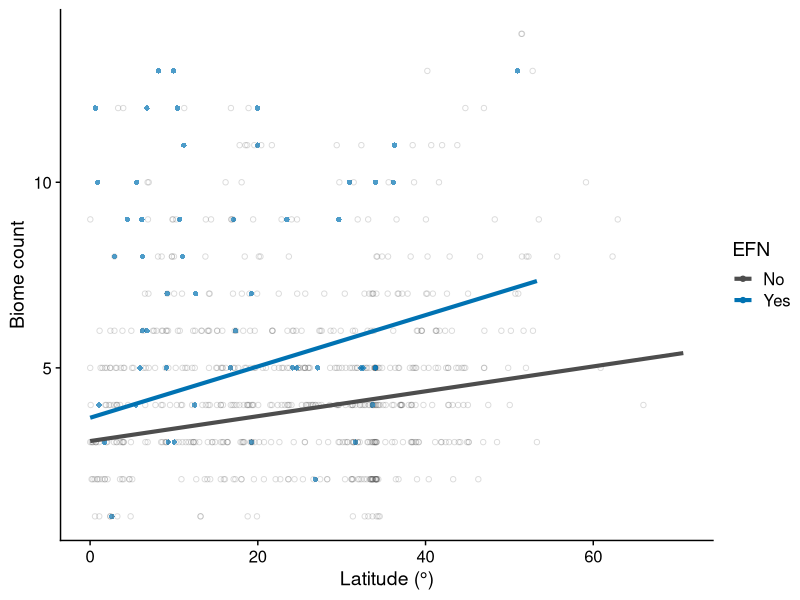
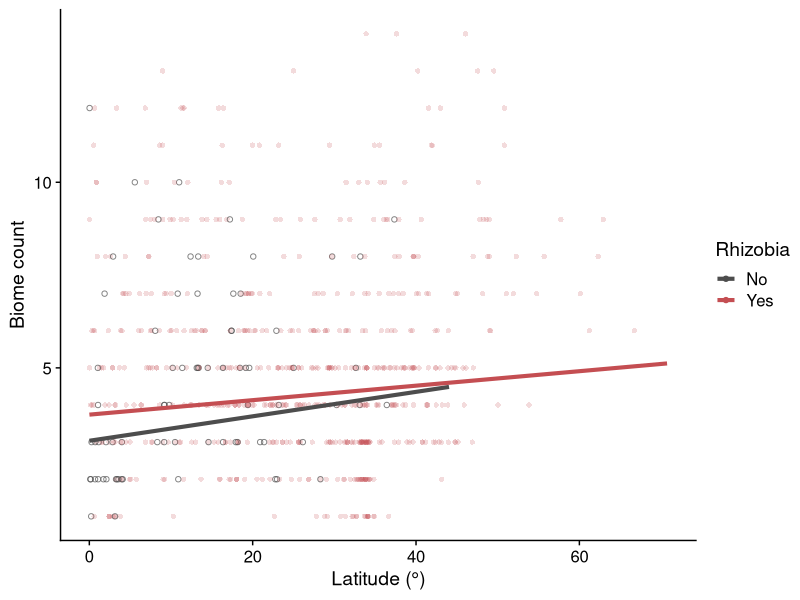
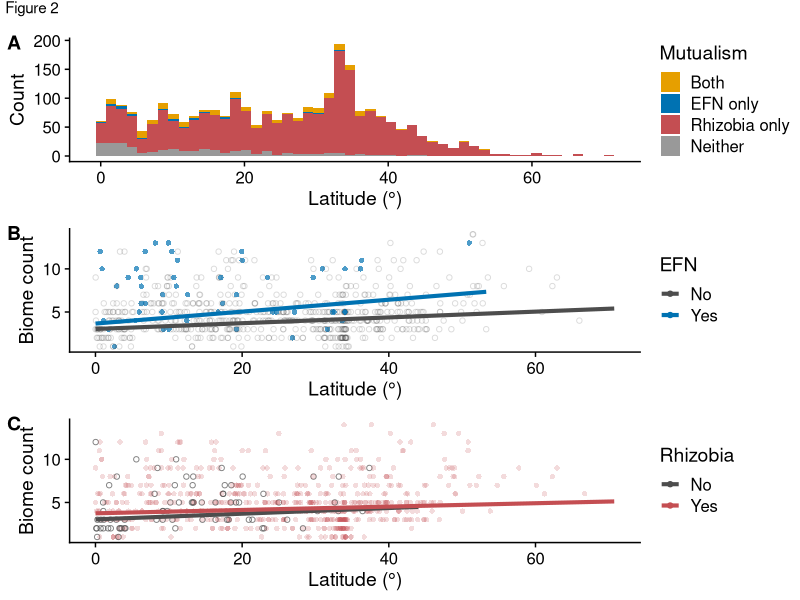

Generate these figures, in order, with R: (Note: this script raises an error after producing the figures.)
#Packages
library(tidyverse)
library(cowplot)
library(here)
library(ggeffects)

#Read in data
data <- read.csv("data/pgls_species_data.csv")

#Make sure factors are factors
data$EFN <- as.factor(data$EFN)
data$fixer <- as.factor(data$fixer)
data$abs_med_lat <- as.numeric(data$abs_med_lat)

#Read in model predictions from script 08
EFN_biome_means <- read.csv(here("tables/biome_EFN_predictions.csv"))
fixer_biome_means <- read.csv(here("tables/biome_fixer_predictions.csv"))
biome_stats <- read.csv(here("tables/biome_number_output_table.csv"))

#Set seed for reproducibility
set.seed(10)

#Make sure group is a factor
EFN_biome_means$group <- as.factor(EFN_biome_means$group)

#Calculate max latitude for each group
max_noEFN <- max(data[data$EFN == 0, "abs_med_lat"])
max_EFN <- max(data[data$EFN == 1, "abs_med_lat"])

#Set position of p-values inset
x_pos <- 55
y_pos <- 12

#Extract p-values from model results for plotting asterixes on figure
sig_EFN <- ifelse(biome_stats[biome_stats$X == "EFN1", "p.value"] <= 0.05 & biome_stats[biome_stats$X == "EFN1", "p.value"] >= 0.01, "*", 
                  ifelse(biome_stats[biome_stats$X == "EFN1", "p.value"] <= 0.01 & biome_stats[biome_stats$X == "EFN1", "p.value"] >= 0.001, "**", 
                         ifelse(biome_stats[biome_stats$X == "EFN1", "p.value"] <= 0.001, "***", 
                  "NS")))
sig_EFNint <- ifelse(biome_stats[biome_stats$X == "EFN1:abs_med_lat", "p.value"] <= 0.05 & biome_stats[biome_stats$X == "EFN1:abs_med_lat", "p.value"] >= 0.01, "*", 
                     (ifelse(biome_stats[biome_stats$X == "EFN1:abs_med_lat", "p.value"] <= 0.01 & biome_stats[biome_stats$X == "EFN1:abs_med_lat", "p.value"] >= 0.001, "**", 
                            (ifelse(biome_stats[biome_stats$X == "EFN1:abs_med_lat", "p.value"] <= 0.001, "***", 
                     "NS")))))
sig_fix <- ifelse(biome_stats[biome_stats$X == "fixer1", "p.value"] <= 0.05 & biome_stats[biome_stats$X == "fixer1", "p.value"] >= 0.01, "*", 
                  ifelse(biome_stats[biome_stats$X == "fixer1", "p.value"] <= 0.01 & biome_stats[biome_stats$X == "fixer1", "p.value"] >= 0.001, "**", 
                         ifelse(biome_stats[biome_stats$X == "fixer1", "p.value"] <= 0.001, "***", 
                                "NS")))
sig_fixint <- ifelse(biome_stats[biome_stats$X == "abs_med_lat:fixer1", "p.value"] <= 0.05 & biome_stats[biome_stats$X == "abs_med_lat:fixer1", "p.value"] >= 0.01, "*", 
                     (ifelse(biome_stats[biome_stats$X == "abs_med_lat:fixer1", "p.value"] <= 0.01 & biome_stats[biome_stats$X == "abs_med_lat:fixer1", "p.value"] >= 0.001, "**", 
                             (ifelse(biome_stats[biome_stats$X == "abs_med_lat:fixer1", "p.value"] <= 0.001, "***", 
                                     "NS")))))

#Make figure
p1 <- ggplot()+
  geom_point(data=data %>% slice_sample(prop = 0.25), aes(x=abs_med_lat, y=num_biome, color=EFN, alpha=EFN, shape=EFN), size=1.5)+
  theme_cowplot()+
  scale_alpha_manual(values=c(0.2, 0.7), guide="none")+
  scale_shape_manual(values = c("1" = 16, "0"   = 1), guide="none")+
  scale_colour_manual(values=c("#4D4D4D", "#0072B2"), labels=c("No", "Yes"))+
  ylab("Biome count")+
  xlab("Latitude (\u00B0)")+
  geom_line(data=EFN_biome_means %>% filter(!(group=="0" & x>max_noEFN)) %>% filter(!(group=="1" & x > max_EFN)), aes(x=x, y=predicted, colour=group), linewidth=1.4)
  #annotate("text", label=paste0("EFN: ", sig_EFN, "\nInt: ", sig_EFNint), x=x_pos, y=y_pos, lineheight = .75, hjust=0)
p1

#Make sure group is a factor
fixer_biome_means$group <- as.factor(fixer_biome_means$group)

#Calculate max latitude for each group
max_nofixer <- max(data[data$fixer == 0, "abs_med_lat"])
max_fixer <- max(data[data$fixer == 1, "abs_med_lat"])

#Make figure
p2 <- ggplot()+
  geom_point(data=data %>% slice_sample(prop = 0.25), aes(x=abs_med_lat, y=num_biome, color=fixer, alpha=fixer, shape=fixer), size=1.5)+
  theme_cowplot()+
  scale_alpha_manual(values=c(0.7, 0.2), guide="none")+
  scale_shape_manual(values = c("1" = 16, "0"   = 1), guide="none")+
  scale_colour_manual(values=c("#4D4D4D", "#C44E52"), labels=c("No", "Yes"))+
  ylab("Biome count")+
  xlab("Latitude (\u00B0)")+
  labs(colour="Rhizobia")+
  geom_line(data=fixer_biome_means %>% filter(!(group=="0" & x>max_nofixer)) %>% filter(!(group=="1" & x > max_fixer)), aes(x=x, y=predicted, colour=group), linewidth=1.4)
  #annotate("text", label=paste0("Rhizobia: ", sig_fix, "\nInt: ", sig_fixint), x=x_pos, y=y_pos, lineheight = .75, hjust=0)
p2

# Make histogram showing distribution of species by latitude and mutualism ----
data$Mutualism<-ifelse(data$EFN=="1" & data$fixer=="0", "EFN",
                       ifelse(data$EFN=="0" & data$fixer=="1", "rhizobia",
                              ifelse(data$EFN=="1" & data$fixer=="1", "both", "none")))

#Make figure
p3 <-data %>% 
  mutate(Mutualism=fct_relevel(Mutualism, "both", "EFN", "rhizobia", "none")) %>% 
  ggplot(aes(x=abs_med_lat))+
  geom_histogram(aes(fill=Mutualism), color = NA, bins=50)+
  theme_cowplot()+
  xlab("Latitude (\u00B0)")+
  ylab("Count")+
  scale_fill_manual(values=c("#E69F00", "#0072B2", "#C44E52", "#999999"), labels=c("Both", "EFN only", "Rhizobia only", "Neither"))


#Make multi-panel plot
p4_raw <- cowplot::plot_grid(p3, p1, p2, nrow=3, align = "v", axis = "lr", labels=c("AUTO"))
p4_spaced <- plot_grid(NULL, p4_raw, ncol = 1, rel_heights = c(0.05, 1))
p4 <- ggdraw(p4_spaced) + 
  draw_figure_label(label = "Figure 2", position = "top.left")
p4

#Save final Figure 2
save_plot("figures/Figure2.pdf", p4, base_height = 8, base_width = 6, dpi=600)
